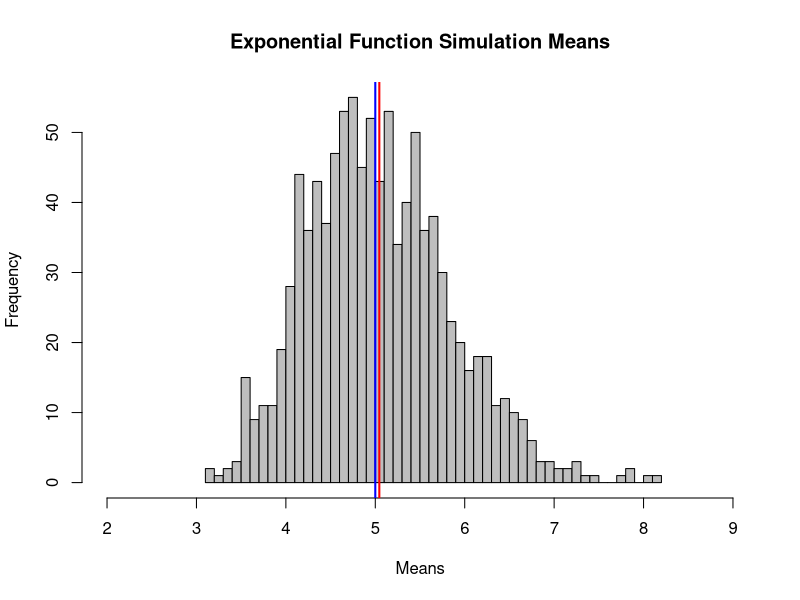
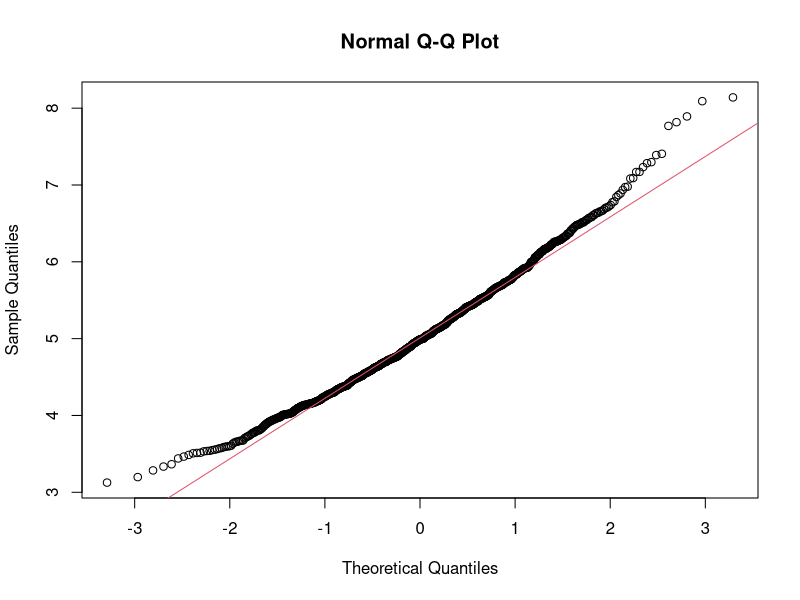

The R source for these figures, in order:
## ---- chunk 1
knitr::opts_chunk$set(echo=TRUE)
## ---- chunk 2
set.seed(10)
num_of_sims <- 1000
lambda <-0.2
theory_mean <- 1/lambda
n <- 40

sim_data <- data.frame(ncol=2, nrow=num_of_sims)
names (sim_data) <- c("simulation#", "simulation_mean")

for (i in 1:num_of_sims) {
  sim_data[i,1] <- i
  sim_data[i,2] <- mean(rexp(n,lambda))
}
## ---- chunk 3
sim_mean <- mean(sim_data$simulation_mean)
## ---- chunk 4
paste0("Simulated mean: ",round(sim_mean,3))
## ---- chunk 5
paste0("Theoretical mean: ", theory_mean)
## ---- chunk 6
hist(sim_data$simulation_mean, breaks=40, xlim = c(2,9), main="Exponential Function Simulation Means", 
     xlab="Means", ylab="Frequency", col ="gray")
  
# plot a vertical red line at the mean of the sample means
    abline(v=mean(sim_mean), lwd="2", col="red")
    abline(v=mean(theory_mean), lwd="2", col="blue")
## ---- chunk 7
print(paste("Theoretical standard deviation: ", round( (1/lambda)/sqrt(n) ,3)))
theory_sd <- (1/lambda)/sqrt(n)


print(paste("Simulated standard deviation: ", round(sd(sim_data$simulation_mean) ,3)))
sim_sd <- sd(sim_data$simulation_mean)


print(paste("Theoretical variance: ", round( ((1/lambda)/sqrt(n))^2 ,3)))
theory_variance <- ((1/lambda)/sqrt(n))^2


print(paste("Simulated variance: ", round(sd(sim_data$simulation_mean)^2 ,3))) 
sim_variance <- sd(sim_data$simulation_mean)^2
## ---- chunk 8
 qqnorm(sim_data$simulation_mean)
 qqline(sim_data$simulation_mean, col = 2)
## ---- chunk 9
sim_conf_interval <- (mean(sim_data$simulation_mean) + 
                               c(-1,1)*1.96*sd(sim_data$simulation_mean)/sqrt(n))
## ---- chunk 10
print("Simulated Confidence Interval:")
round(sim_conf_interval,3) 
## ---- chunk 11
theory_variance <- ((1/lambda)/sqrt(n))^2
theory_conf_interval <- theory_mean + c(-1,1)*1.96*(sqrt(theory_variance)/sqrt(n))
## ---- chunk 12
print("Theoretical Confidence Interval:")
round(theory_conf_interval,3)
